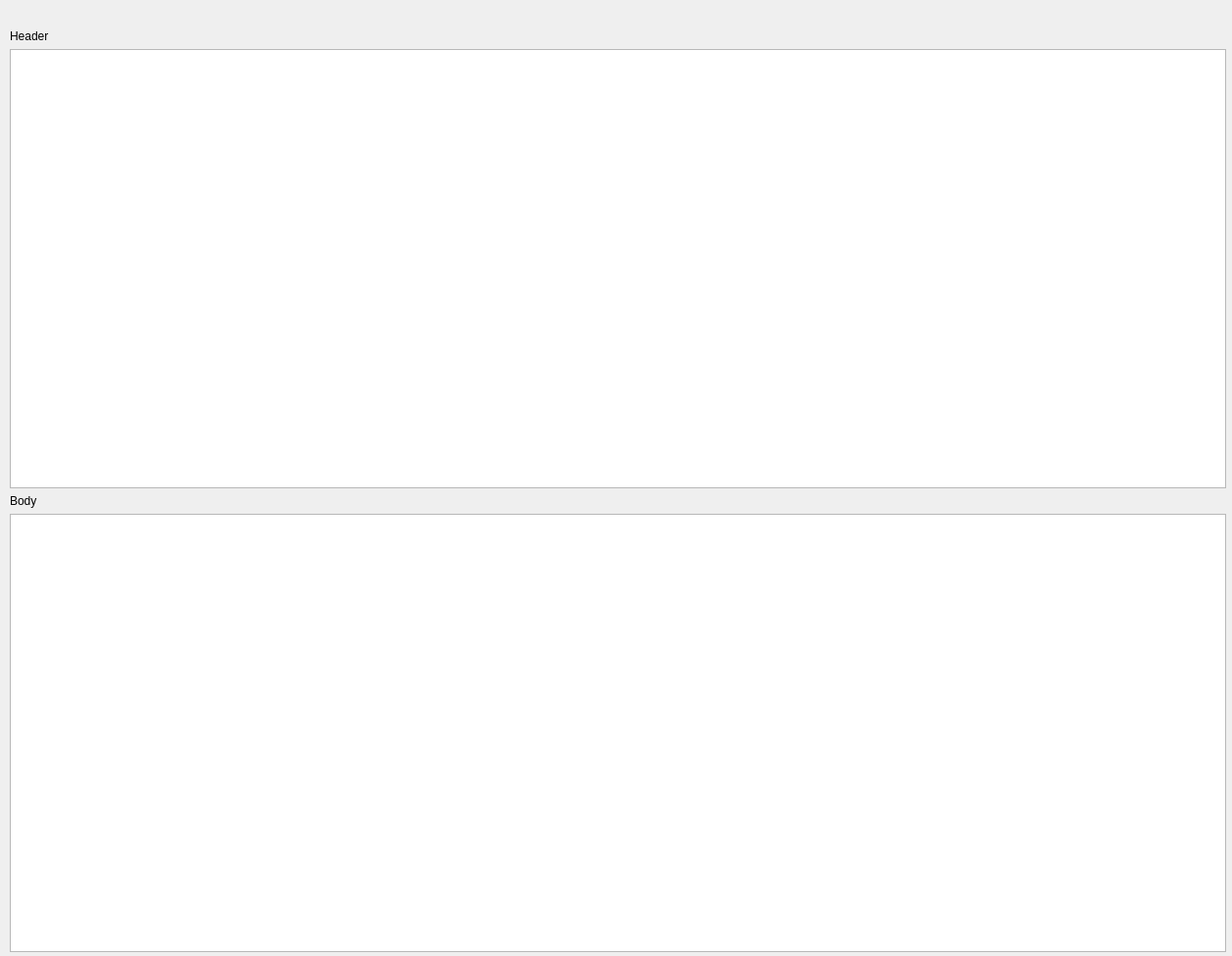
<?xml version="1.0" encoding="UTF-8"?>
<ui version="4.0">
 <class>ViewSourceDialog</class>
 <widget class="QDialog" name="ViewSourceDialog">
  <property name="geometry">
   <rect>
    <x>0</x>
    <y>0</y>
    <width>1257</width>
    <height>975</height>
   </rect>
  </property>
  <property name="windowTitle">
   <string>Dialog</string>
  </property>
  <widget class="QWidget" name="horizontalLayoutWidget">
   <property name="geometry">
    <rect>
     <x>10</x>
     <y>30</y>
     <width>1241</width>
     <height>941</height>
    </rect>
   </property>
   <layout class="QVBoxLayout" name="verticalLayout">
    <property name="sizeConstraint">
     <enum>QLayout::SetDefaultConstraint</enum>
    </property>
    <item>
     <widget class="QLabel" name="label">
      <property name="text">
       <string>Header</string>
      </property>
     </widget>
    </item>
    <item>
     <widget class="QTextEdit" name="Header">
      <property name="readOnly">
       <bool>true</bool>
      </property>
     </widget>
    </item>
    <item>
     <widget class="QLabel" name="label_2">
      <property name="text">
       <string>Body</string>
      </property>
     </widget>
    </item>
    <item>
     <widget class="QTextEdit" name="Source"/>
    </item>
   </layout>
  </widget>
 </widget>
 <resources/>
 <connections/>
</ui>
